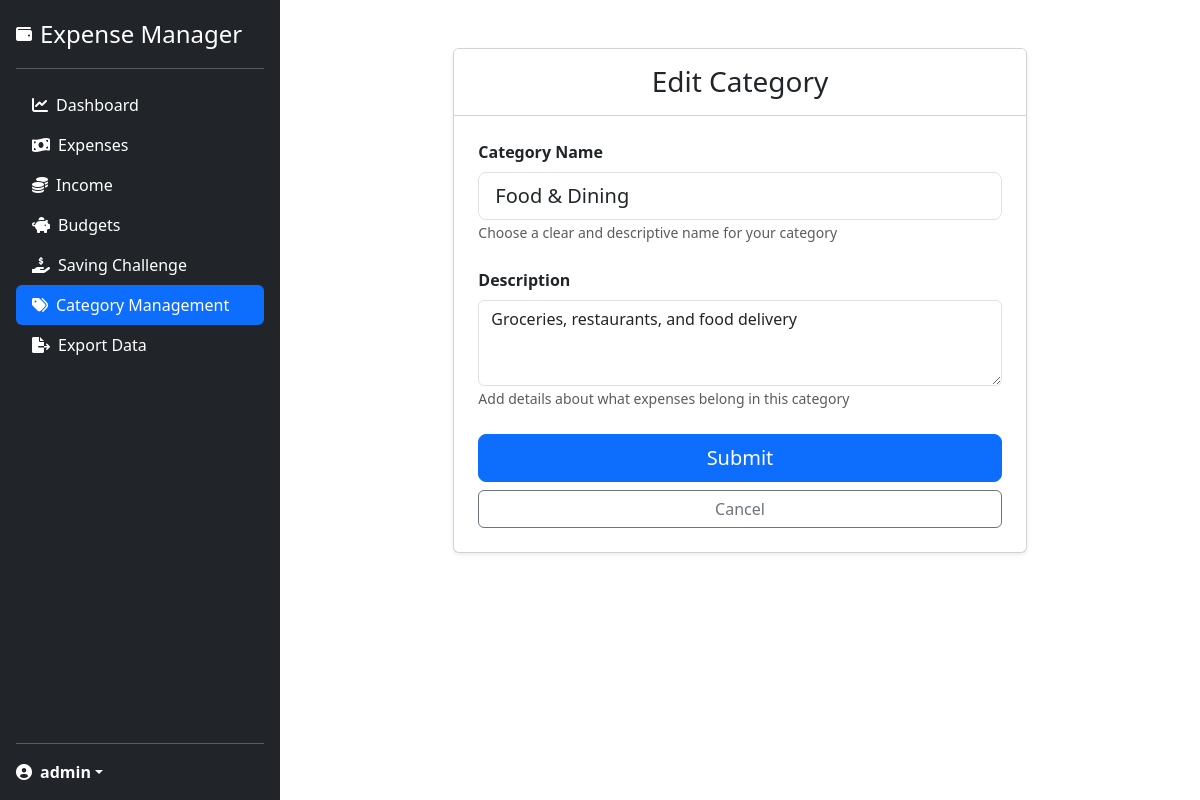
The page /categories/categories/edit/1 (signed in) on the database its author committed.
### models.py (models this page shows, shortened)
class User(UserMixin, db.Model):
    id = db.Column(db.Integer, primary_key=True)
    username = db.Column(db.String(80), unique=True, nullable=False)
    email = db.Column(db.String(120), unique=True, nullable=False)
    password_hash = db.Column(db.String(128))
    expenses = db.relationship('Expense', backref='user', lazy=True)
    expense_categories = db.relationship('ExpenseCategory', backref='user', lazy=True)
    incomes = db.relationship('Income', backref='user', lazy=True)
    budgets = db.relationship('Budget', backref='user', lazy=True)
    savings_challenges = db.relationship('SavingsChallenge', backref='user', lazy=True)
    recurring_expenses = db.relationship('RecurringExpense', backref='user', lazy=True)
    expense_streaks = db.relationship('ExpenseStreak', backref='user', lazy=True)

class ExpenseCategory(db.Model):
    id = db.Column(db.Integer, primary_key=True)
    name = db.Column(db.String(50), nullable=False)
    description = db.Column(db.String(200))
    is_default = db.Column(db.Boolean, default=False)
    user_id = db.Column(db.Integer, db.ForeignKey('user.id'), nullable=False)
    expenses = db.relationship('Expense', backref='category_info', lazy=True)

### categories.py (the view)
@categories.route('/categories/edit/<int:id>', methods=['GET', 'POST'])
@login_required
def edit_category(id):
    category = ExpenseCategory.query.get_or_404(id)
    if category.user_id != current_user.id:
        flash('You do not have permission to edit this category.', 'danger')
        return redirect(url_for('categories.list_categories'))
    form = CategoryForm(obj=category)
    if form.validate_on_submit():
        category.name = form.name.data
        category.description = form.description.data
        db.session.commit()
        flash('Category updated successfully!', 'success')
        return redirect(url_for('categories.list_categories'))
    return render_template('categories/form.html', form=form, title='Edit Category')

### categories.py
class CategoryForm(FlaskForm):
    name = StringField('Category Name', validators=[DataRequired(), Length(max=50)])
    description = TextAreaField('Description', validators=[Length(max=200)])
    submit = SubmitField('Submit')

### app.py (called while the page is built)
@login_manager.user_loader
def load_user(user_id):
    return User.query.get(int(user_id))

### templates/categories/form.html (shortened to what this page needs)
{% extends "base.html" %}
{% block content %}
<div class="container mt-4">
    <div class="row justify-content-center">
        <div class="col-md-8">
            <div class="card shadow-sm">
                <div class="card-header bg-white py-3">
                    <h3 class="mb-0 text-center">{{ title }}</h3>
                </div>
                <div class="card-body p-4">
                    <form method="POST" class="needs-validation" novalidate>
                        <div class="mb-4">
                            {{ form.name.label(class="form-label fw-bold") }}
                            {{ form.name(class="form-control form-control-lg" + (' is-invalid' if form.name.errors else ''), placeholder="Enter category name") }}
                            <small class="text-muted">Choose a clear and descriptive name for your category</small>
                        </div>
                        <div class="mb-4">
                            {{ form.description.label(class="form-label fw-bold") }}
                            {{ form.description(class="form-control" + (' is-invalid' if form.description.errors else ''), rows=3, placeholder="Enter category description") }}
                            <small class="text-muted">Add details about what expenses belong in this category</small>
                        </div>
                        <div class="d-grid gap-2">
                            {{ form.submit(class="btn btn-primary btn-lg") }}
                            <a href="{{ url_for('categories.list_categories') }}" class="btn btn-outline-secondary">Cancel</a>
                        </div>
                    </form>
                </div>
            </div>
        </div>
    </div>
</div>
{% endblock %}

### templates/base.html (shortened to what this page needs)
<!DOCTYPE html>
<html lang="en">
<head>
    <link href="https://cdn.jsdelivr.net/npm/bootstrap@5.3.0/dist/css/bootstrap.min.css" rel="stylesheet">
    <link href="https://cdnjs.cloudflare.com/ajax/libs/font-awesome/6.0.0/css/all.min.css" rel="stylesheet">
</head>
<body>
    <div class="d-flex">
        {% if current_user.is_authenticated %}
        <div class="d-flex flex-column flex-shrink-0 p-3 text-white bg-dark" style="width: 280px; min-height: 100vh;">
            <a href="{{ url_for('index') }}" class="d-flex align-items-center mb-3 mb-md-0 me-md-auto text-white text-decoration-none">
                <i class="fas fa-wallet me-2"></i>
                <span class="fs-4">Expense Manager</span>
            </a>
            <hr>
            <ul class="nav nav-pills flex-column mb-auto">
                <li class="nav-item">
                    <a href="{{ url_for('dashboard') }}" class="nav-link text-white {{ 'active' if request.endpoint == 'dashboard' }}">
                        <i class="fas fa-chart-line me-2"></i>Dashboard
                    </a>
                </li>
                <li>
                    <a href="{{ url_for('expenses.list_expenses') }}" class="nav-link text-white {{ 'active' if request.endpoint.startswith('expenses.') }}">
                        <i class="fas fa-money-bill-wave me-2"></i>Expenses
                    </a>
                </li>
                <li>
                    <a href="{{ url_for('incomes.list_incomes') }}" class="nav-link text-white {{ 'active' if request.endpoint.startswith('incomes.') }}">
                        <i class="fas fa-coins me-2"></i>Income
                    </a>
                </li>
                <li>
                    <a href="{{ url_for('budgets.list_budgets') }}" class="nav-link text-white {{ 'active' if request.endpoint.startswith('budgets.') }}">
                        <i class="fas fa-piggy-bank me-2"></i>Budgets
                    </a>
                </li>
                <li>
                    <a href="{{ url_for('savings.list_challenges') }}" class="nav-link text-white {{ 'active' if request.endpoint.startswith('savings.') }}">
                        <i class="fas fa-hand-holding-usd me-2"></i>Saving Challenge
                    </a>
                </li>
                <li>
                    <a href="{{ url_for('categories.list_categories') }}" class="nav-link text-white {{ 'active' if request.endpoint.startswith('categories.') }}">
                        <i class="fas fa-tags me-2"></i>Category Management
                    </a>
                </li>
                <li>
                    <a href="{{ url_for('export_data.export_interface') }}" class="nav-link text-white {{ 'active' if request.endpoint.startswith('export_data.') }}">
                        <i class="fas fa-file-export me-2"></i>Export Data
                    </a>
                </li>
            </ul>
            <hr>
            <div class="dropdown">
                <a href="{{ url_for('auth.profile') }}" class="d-flex align-items-center text-white text-decoration-none dropdown-toggle" id="dropdownUser1" data-bs-toggle="dropdown" aria-expanded="false">
                    <i class="fas fa-user-circle me-2"></i>
                    <strong>{{ current_user.username }}</strong>
                </a>
            </div>
        </div>
        {% endif %}
        <div class="flex-grow-1">
            <div class="container py-4">
        {% block content %}{% endblock %}
    </div>
</body>
</html>

### rows shown on the page
User: username "admin"
ExpenseCategory: name "Food & Dining", description "Groceries, restaurants, and food delivery"

### other values the page prints
{{ title }} "Edit Category"
